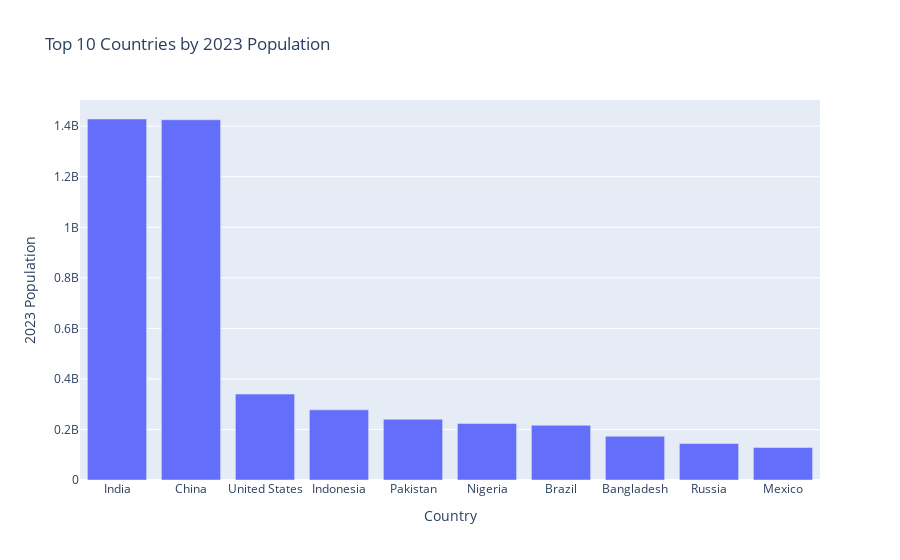

The notebook cell this image was saved under:
### Code cell
import plotly.graph_objs as go
import plotly.express as px
import pandas as pd

# Create a bar chart
fig = go.Figure(
    data=[go.Bar(x=df['country'].head(10), 
            y=df['2023 population'].head(10)
        )
    ]
)
# Add title and labels
fig.update_layout(title='Top 10 Countries by 2023 Population',
    xaxis_title='Country',
    yaxis_title='2023 Population'
)

# Show the plot
fig.show()

### Figure 1 — Plotly figure (JSON) as saved in the notebook; plotly's stock layout.template omitted (floating-point values rounded to 4 significant figures)
{"data": [{"type": "bar", "x": ["India", "China", "United States", "Indonesia", "Pakistan", "Nigeria", "Brazil", "Bangladesh", "Russia", "Mexico"], "y": [1428627663, 1425671352, 339996563, 277534122, 240485658, 223804632, 216422446, 172954319, 144444359, 128455567]}], "layout": {"title": {"text": "Top 10 Countries by 2023 Population"}, "xaxis": {"title": {"text": "Country"}}, "yaxis": {"title": {"text": "2023 Population"}}}}
